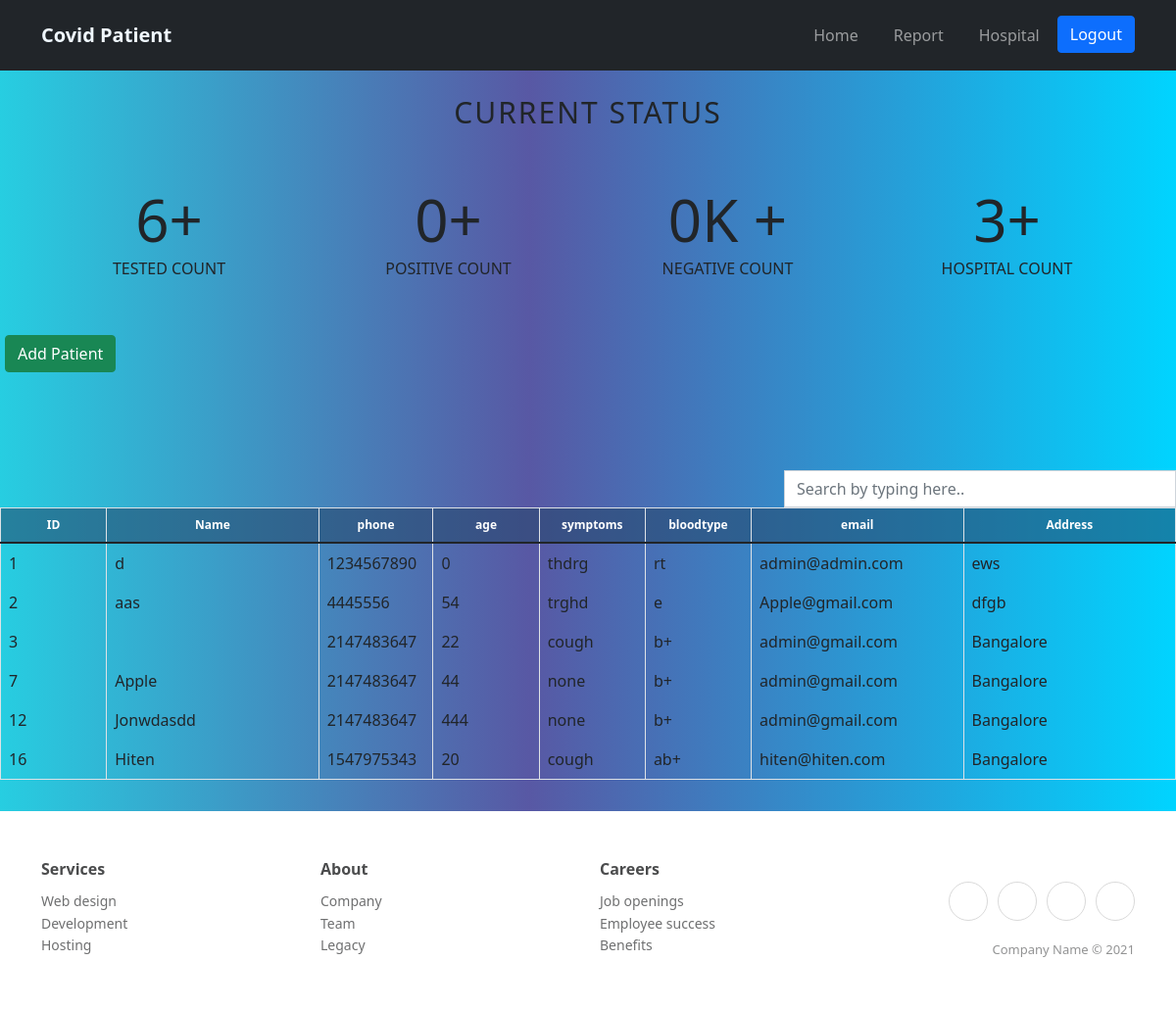
Before: /dashboard.php with the older database file.
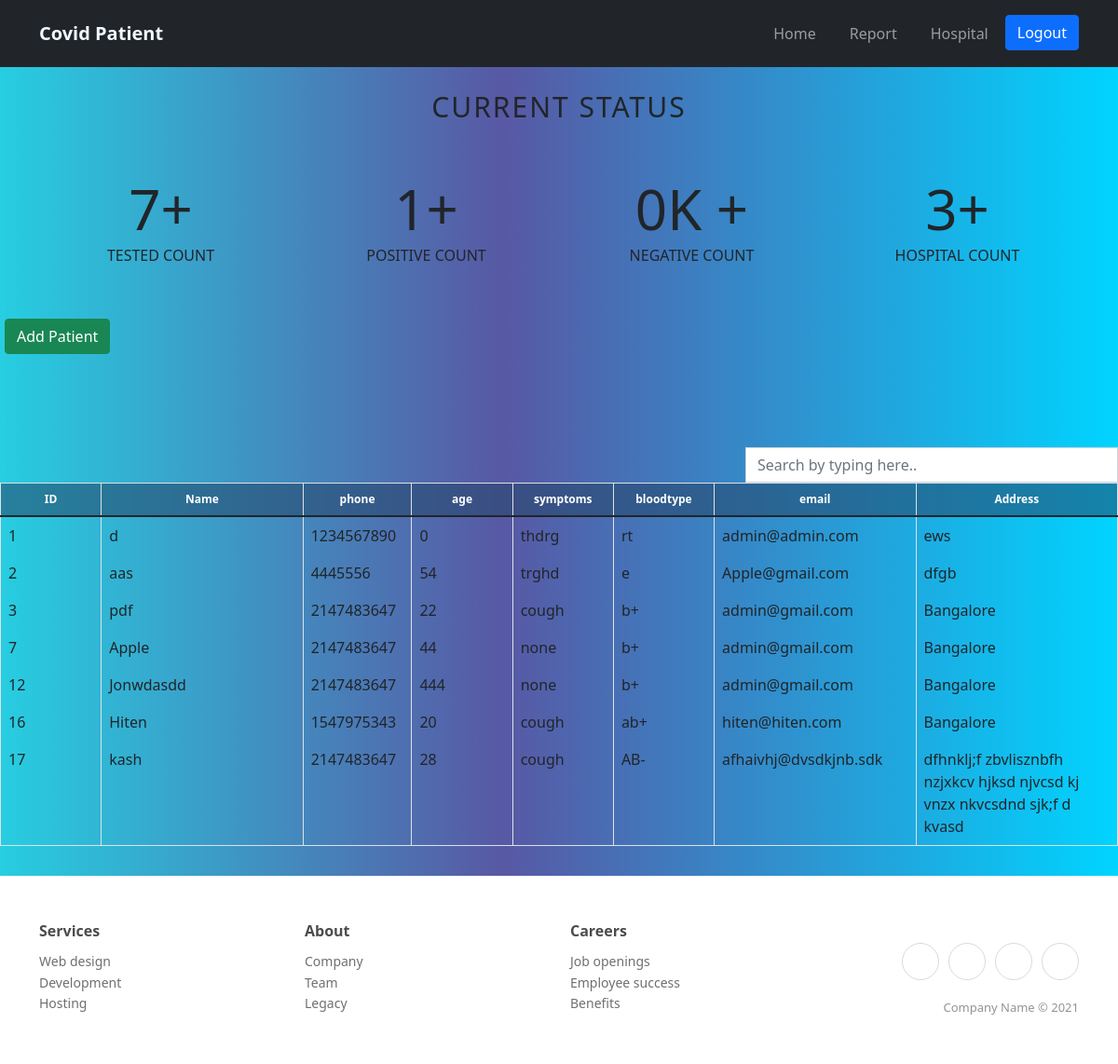
After: the same page with the newer database file.
### tables this page shows
CREATE TABLE `patient` (
  `pid` int(11) NOT NULL,
  `pname` varchar(255) NOT NULL,
  `phno` int(11) NOT NULL,
  `age` int(11) NOT NULL,
  `symptoms` varchar(255) NOT NULL,
  `bloodtype` varchar(100) NOT NULL,
  `email` varchar(255) NOT NULL,
  `address` text NOT NULL
);

### dashboard.php (the view, shortened to what the changed rows need)
<!DOCTYPE html>
<html lang="en">
<head>
</head>
<body>
  <?php include './count.php'; ?>
  <div class="col-md-12 search-table-col">
    <div class="table-responsive table table-hover table-bordered results">
      <table class="table table-hover table-bordered">
        <thead class="bill-header cs">
          <tr>
            <th id="trs-hd-1" class="col-lg-1">ID</th>
            <th id="trs-hd-2" class="col-lg-2">Name</th>
            <th id="trs-hd-3" class="col-lg-1">phone</th>
            <th id="trs-hd-4" class="col-lg-1">age</th>
            <th id="trs-hd-5" class="col-lg-1">symptoms</th>
            <th id="trs-hd-6" class="col-lg-1">bloodtype</th>
            <th id="trs-hd-7" class="col-lg-2">email </th>
            <th id="trs-hd-8" class="col-lg-2">Address </th>
          </tr>
        </thead>
        <tbody>
          <?php
          $server = 'localhost';
          $user = "root";
          $password = "";
          $conn = mysqli_connect($server, $user, $password);
          $sql = "SELECT * FROM covid_patient.patient";
          $result = mysqli_query($conn, $sql);
          if ($result->num_rows <= 0) {
            echo '<tr class="warning no-result">
            <td colspan="12"><i class="fa fa-warning"></i> No Result !!!</td>
          </tr>';
          } else {
            while ($row = $result->fetch_assoc()) {
              echo '
                  <tr>
                    <td>' . $row["pid"] . '</td>
                    <td>' . $row["pname"] . '</td>
                    <td>' . $row["phno"] . '</td>
                    <td>' . $row["age"] . '</td>
                    <td>' . $row["symptoms"] . '</td>
                    <td>' . $row["bloodtype"] . '</td>
                    <td>' . $row["email"] . '</td>
                    <td>' . $row["address"] . '</td>
                    ';
            }
          }
          ?>
        </tbody>
      </table>
    </div>
  </div>
</body>
</html>

### count.php (shortened to what the changed rows need)
<section data-aos="fade-up" data-aos-duration="400" data-aos-once="true" class="font-dark">
  <div class="container">
    <div class="row row-cols-1 row-cols-sm-1 row-cols-md-2 row-cols-lg-4 row-cols-xl-4 row-cols-xxl-4" data-aos="fade-up" data-aos-duration="800" data-aos-delay="150" data-aos-once="true" style="padding-top: 20px;padding-bottom: 40px;">
      <div class="col">
        <div><span class="Justify-Flex-Center purecounter counter-font count plus" data-purecounter-start="0" data-purecounter-end="20" data-purecounter-duration="2">
            <?php
             $server = 'localhost';
             $user = "root";
             $password = "";
             $conn = mysqli_connect($server, $user, $password, 'covid_patient');
             $sql = "SELECT COUNT(*) AS Count FROM `patient`;";
             $result = mysqli_query($conn, $sql);
             if ($result->num_rows <= 0) {
               echo '<tr class="warning no-result">
           <td colspan="12"><i class="fa fa-warning"></i> No Result !!!</td>
         </tr>';
             } else {
               while ($row = $result->fetch_assoc()) {
                 echo '
                 <tr>
                   <td>' . $row["Count"] . '</td>';
               }
             }
             ?> </span>
          <p class="text-center text-uppercase">Tested Count<br></p>
        </div>
      </div>
      <div class="col">
        <div><span class="Justify-Flex-Center purecounter counter-font plus" data-purecounter-start="0" data-purecounter-end="450" data-purecounter-duration="1">
            <?php
             $server = 'localhost';
             $user = "root";
             $password = "";
             $conn = mysqli_connect($server, $user, $password, 'covid_patient');
             $sql = "SELECT COUNT(status) AS Count FROM `report` where status='positive';";
             $result = mysqli_query($conn, $sql);
             if ($result->num_rows <= 0) {
               echo '<tr class="warning no-result">
           <td colspan="12"><i class="fa fa-warning"></i> No Result !!!</td>
         </tr>';
             } else {
               while ($row = $result->fetch_assoc()) {
                 echo '
                 <tr>
                   <td>' . $row["Count"] . '</td>';
               }
             }
             ?></span>
          <p class="text-center text-uppercase">Positive Count<br></p>
        </div>
      </div>
      <div class="col">
        <div><span class="Justify-Flex-Center purecounter counter-font plus-k" data-purecounter-start="0" data-purecounter-end="23" data-purecounter-duration="1">
            <?php
             $server = 'localhost';
             $user = "root";
             $password = "";
             $conn = mysqli_connect($server, $user, $password, 'covid_patient');
             $sql = "SELECT COUNT(status) AS Count FROM `report` where status='negative';";
             $result = mysqli_query($conn, $sql);
             if ($result->num_rows <= 0) {
               echo '<tr class="warning no-result">
           <td colspan="12"><i class="fa fa-warning"></i> No Result !!!</td>
         </tr>';
             } else {
               while ($row = $result->fetch_assoc()) {
                 echo '
                 <tr>
                   <td>' . $row["Count"] . '</td>';
               }
             }
             ?></span>
          <p class="text-center text-uppercase">Negative Count<br></p>
        </div>
      </div>
      <div class="col">
        <div><span class="Justify-Flex-Center purecounter counter-font plus" data-purecounter-start="0" data-purecounter-end="275" data-purecounter-duration="1">
            <?php
             $server = 'localhost';
             $user = "root";
             $password = "";
             $conn = mysqli_connect($server, $user, $password, 'covid_patient');
             $sql = "SELECT COUNT(*) AS Count FROM `hospital` ;";
             $result = mysqli_query($conn, $sql);
             if ($result->num_rows <= 0) {
               echo '<tr class="warning no-result">
           <td colspan="12"><i class="fa fa-warning"></i> No Result !!!</td>
         </tr>';
             } else {
               while ($row = $result->fetch_assoc()) {
                 echo '
                 <tr>
                   <td>' . $row["Count"] . '</td>';
               }
             }
             ?></span>
          <p class="text-center text-uppercase">Hospital Count<br></p>
        </div>
      </div>
    </div>
  </div>
</section>

Changed rows visible on the page:
changed patient id 3: pname (not shown) → "pdf"
added patient: pid "17", pname "kash", phno "2147483647", age "28", symptoms "cough", bloodtype "AB-", email "afhaivhj@dvsdkjnb.sdk", address "dfhnklj;f zbvlisznbfh nzjxkcv hjksd njvcsd kj vnzx nkvcsdnd sjk;f d kvasd"
Other visible differences:
new list line: "7"
new list line: "1"
list line gone: "6"
list line gone: "0"
